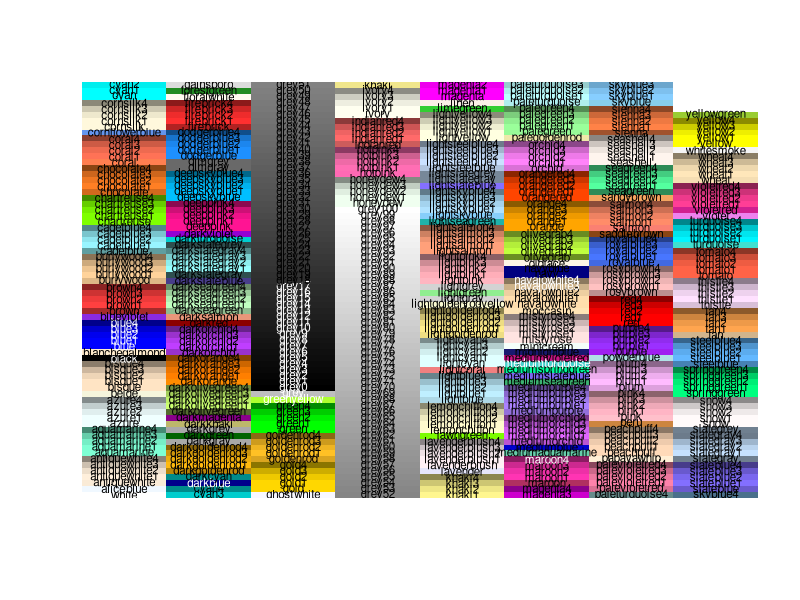

Generate this figure with R:
## ---- chunk 1
knitr::opts_chunk$set(echo = TRUE)
## ---- chunk 2

library(knitr)    # For knitting document and include_graphics function
library(ggplot2)  # For plotting
library(png)      # For grabbing the dimensions of png files

## ---- chunk 3
#FYI - this is how I made the color overview
COLNAMES <- colors()[c(1:151,254:662)]
MATRIX <- matrix(c(1:length(COLNAMES)), ncol=8, nrow=70)
x = 1:ncol(MATRIX);    y = 1:nrow(MATRIX)
image(x, y, t(MATRIX), col = COLNAMES, axes=F, ylab="", xlab="")
text(rep(x,each=length(y)), rep(y,length(x)), COLNAMES, cex=0.7, 
	col=c(rep("black",23),"white","black",rep("white",5),
		rep("black",42),"white",rep("black",83),rep("white",20),
		rep("black",180),"white",rep("black",15),"white",
		rep("black",12),rep("white",2),rep("black",166)))

